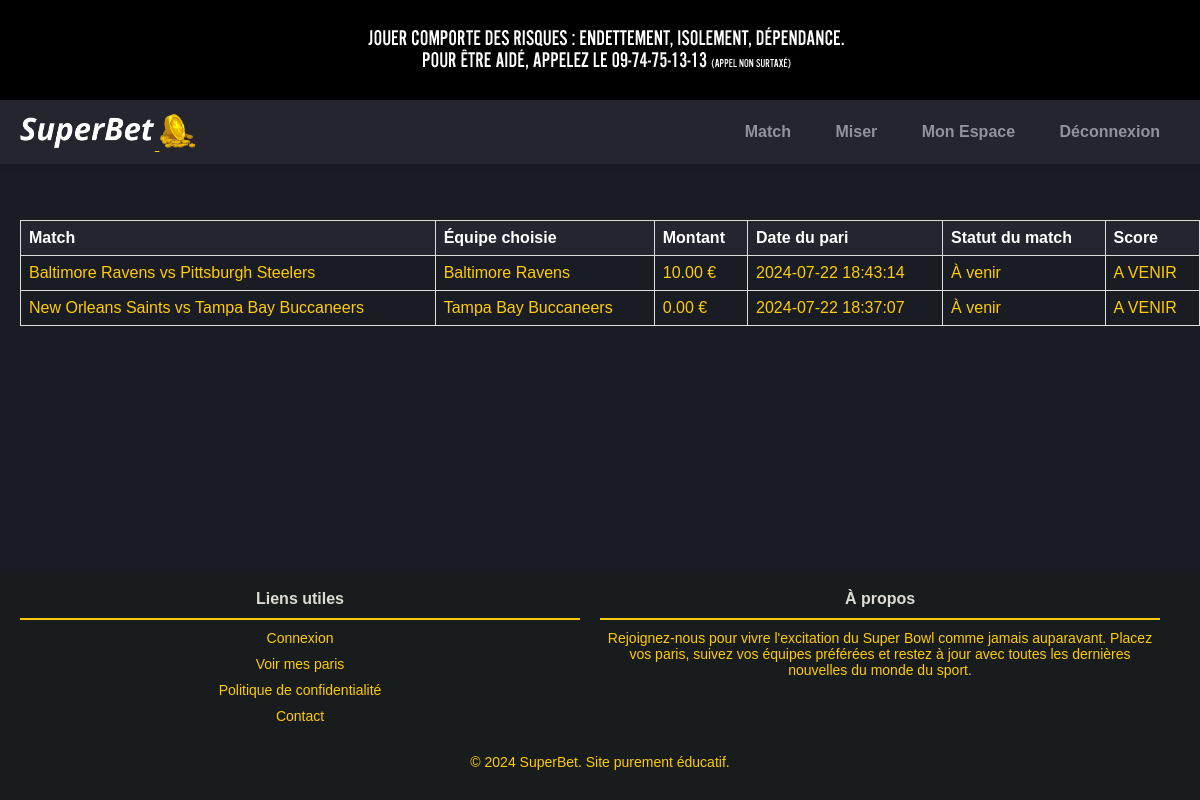
Page /ECF/public/bet_history.php (signed in) on the committed database.
### tables this page shows
CREATE TABLE `bets` (
  `id` int(11) NOT NULL,
  `user_id` int(11) NOT NULL,
  `match_id` int(11) NOT NULL,
  `team_id` int(11) NOT NULL,
  `amount` decimal(10,2) NOT NULL,
  `created_at` timestamp NOT NULL DEFAULT current_timestamp()
);

CREATE TABLE `teams` (
  `id` int(11) NOT NULL,
  `name` varchar(100) NOT NULL,
  `country` varchar(100) NOT NULL
);

CREATE TABLE `matches` (
  `id` int(11) NOT NULL,
  `team1` varchar(100) NOT NULL,
  `team2` varchar(100) NOT NULL,
  `date` date NOT NULL,
  `start_time` time NOT NULL,
  `end_time` time NOT NULL,
  `status` varchar(50) NOT NULL,
  `score` varchar(20) DEFAULT NULL,
  `weather` varchar(50) DEFAULT NULL,
  `comments` text DEFAULT NULL,
  `odds_team1` decimal(10,2) DEFAULT NULL,
  `odds_team2` decimal(10,2) DEFAULT NULL,
  `league` varchar(255) DEFAULT NULL
);

### ECF/public/bet_history.php (the view, shortened to what this page needs)
<?php
include '../includes/header.php';
$user_id = $_SESSION['user_id'];
$query = 'SELECT
            b.*,
            m.team1 AS match_team1,
            m.team2 AS match_team2,
            m.date,
            m.start_time,
            m.end_time,
            m.status AS match_status,
            m.score AS match_score,
            m.odds_team1,
            m.odds_team2,
            t1.name AS team1_name,
            t2.name AS team2_name
          FROM
            bets b
          JOIN
            matches m ON b.match_id = m.id
          JOIN
            teams t1 ON m.team1 = t1.id
          JOIN
            teams t2 ON m.team2 = t2.id
          WHERE
            b.user_id = :user_id
          ORDER BY
            b.created_at DESC';
$stmt = $pdo->prepare($query);
$stmt->execute(['user_id' => $user_id]);
$bets = $stmt->fetchAll(PDO::FETCH_ASSOC);
?>
<main class="content">
    <table>
        <thead>
            <tr>
                <th>Match</th>
                <th>Équipe choisie</th>
                <th>Montant</th>
                <th>Date du pari</th>
                <th>Statut du match</th>
                <th>Score</th>
            </tr>
        </thead>
        <tbody>
            <?php if ($bets): ?>
                <?php foreach ($bets as $bet): ?>
                    <tr>
                        <td><?= htmlspecialchars($bet['team1_name']) ?> vs <?= htmlspecialchars($bet['team2_name']) ?></td>
                        <td>
                            <?php
                            $team_chosen = $bet['team_id'] == $bet['match_team1'] ? $bet['team1_name'] : $bet['team2_name'];
                            echo htmlspecialchars($team_chosen);
                            ?>
                        </td>
                        <td><?= htmlspecialchars($bet['amount']) ?> €</td>
                        <td><?= htmlspecialchars($bet['created_at']) ?></td>
                        <td><?= htmlspecialchars($bet['match_status']) ?></td>
                        <td><?= htmlspecialchars($bet['match_score']) ?></td>
                    </tr>
                <?php endforeach; ?>
            <?php else: ?>
                <tr>
                    <td colspan="6">Aucun pari trouvé.</td>
                </tr>
            <?php endif; ?>
        </tbody>
    </table>
</main>
<?php include '../includes/footer.php'; ?>

### ECF/css/styles.css (style rules this page uses)
* { margin: 0; padding: 0; color: #ffcc00; box-sizing: border-box; font-family: Arial, sans-serif; }
body { background-color: #1a1c24; background-size: cover; background-attachment: fixed; background-position: center; background-repeat: no-repeat; color: #ffcc00; display: flex; flex-direction: column; min-height: 100vh; }
.content { padding-left: 20px; padding-top: 10px; }
html, body { height: 100%; margin: 0; }
body { display: flex; flex-direction: column; }
.content { margin-top: 200px; display: flex; justify-content: center; align-items: center; }
.content { display: flex; align-items: flex-start; }
table { width: 100%; border-collapse: collapse; margin-top: 10px; }
th, td { border: 1px solid #ddd; padding: 8px; }
th, td { border: 1px solid #ddd; padding: 8px; text-align: left; }
th { background-color: #24252f; color: #fff; }

### rows in the picture
bets: team.name "Baltimore Ravens", teams.name "Pittsburgh Steelers", amount "10.00", created_at "2024-07-22 18:43:14", match.status "À venir", match.score "A VENIR"
bets: teams.name "New Orleans Saints", team.name "Tampa Bay Buccaneers", amount "0.00", created_at "2024-07-22 18:37:07", match.status "À venir", match.score "A VENIR"
